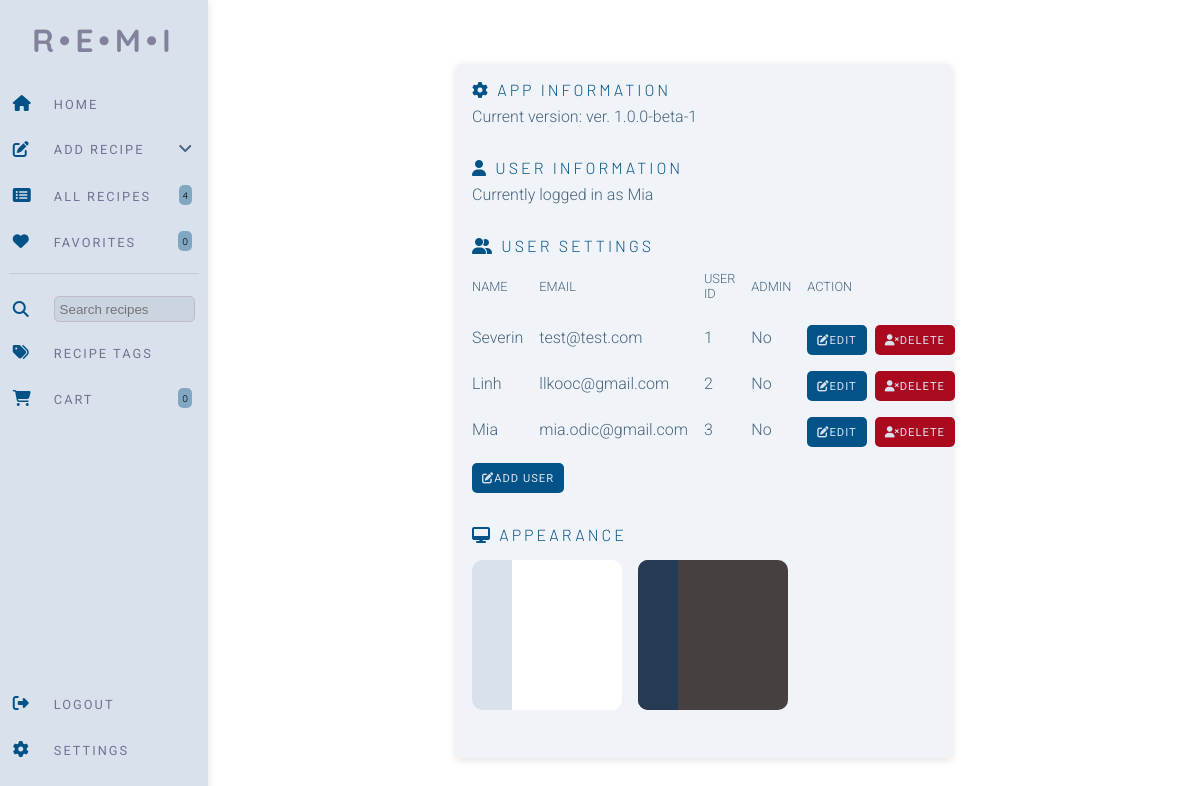
The app's page /settings (signed in) with its own data.
### website/models.py (models this page shows)
class User(db.Model, UserMixin):
    id = db.Column(db.Integer, primary_key=True)
    email = db.Column(db.String(150), unique=True)
    password = db.Column(db.String(150))
    first_name = db.Column(db.String(50))
    admin = db.Column(db.Boolean, default=False)
    recipes = db.relationship('Recipe')

### website/views.py (the view, shortened to what this page needs)
@views.route('/settings', methods=['GET', 'POST'])
@login_required
def settings():
    favorite_total = Recipe.query.filter_by(username=current_user.id, favorite=True).count()
    total_recipes = Recipe.query.filter_by(username=current_user.id).count()
    shopping_list = ShoppingList.query.filter_by(username=current_user.id).count()
    all_users = User.query.all()
    return render_template("settings.html", favorite_total=favorite_total, total_recipes=total_recipes, shopping_list=shopping_list, user=current_user,
                           all_users=all_users)

### website/__init__.py (called while the page is built)
def create_app():
    app = Flask(__name__)
    app.config['SECRET_KEY'] = 'sdf897sdf987'
    app.config['SQLALCHEMY_DATABASE_URI'] = f'sqlite:///{DB_NAME}'
    db.init_app(app)
    migrate.init_app(app, db)
    from .views import views
    from .auth import auth
    app.register_blueprint(views, url_prefix='/')
    app.register_blueprint(auth, url_prefix='/')
    from .models import User, Recipe
    with app.app_context():
        db.create_all()
    login_manager = LoginManager()
    login_manager.login_view = 'auth.login'
    login_manager.init_app(app)
    @login_manager.user_loader
    def load_user(id):
        return User.query.get(int(id))
    return app

### website/templates/settings.html (shortened to what this page needs)
{% extends "base.html" %} {% block title %}Home{% endblock %} {% block
    content %}
    <div class="body-wrapper-settings">
      <div class="settings-display">
        <div class="title-settings">
          <i class="fa-solid fa-gear"></i> App Information
        </div>
        <div class="content-settings">
          Current version: ver. 1.0.0-beta-1
        </div>
        <div class="title-settings">
          <i class="fa-solid fa-user"></i> User information
        </div>
        <div class="content-settings">
          Currently logged in as {{ user.first_name }}
        </div>
        <div class="title-settings">
          <i class="fa-solid fa-user-group"></i> User Settings
        </div>
        <div class="content-settings">
          <div class="users-headings">
            <span class="user-info-heading">Name</span>
            <span class="user-info-heading">Email</span>
            <span class="user-info-heading">User ID</span>
            <span class="user-info-heading">Admin</span>
            <span class="user-info-heading">Action</span>
            {% for user in all_users %}
            <span class="user-info">{{ user.first_name }}</span>
            <span class="user-info">{{ user.email }}</span>
            <span class="user-info">{{ user.id }}</span>
            <span class="user-info">{% if user.admin %}Yes{% else %}No{% endif %}</span>
            <span class="user-control"><button class="button-user-primary"><i class="fa-solid fa-pen-to-square"></i> Edit</button><button class="button-user-delete" id="deleteUser" onclick="deleteUser({{ user.id }}, '{{ user.first_name }}')"><i class="fa-solid fa-user-xmark"></i> Delete</button></span>
          {% endfor %}
          </div>
          <div class="add-user">
          <button class="button-user-primary" id="addUser"><i class="fa-solid fa-pen-to-square"></i> Add User</button>
          </div>
        </div>
        <div class="title-settings">
          <i class="fa-solid fa-desktop"></i> Appearance
        </div>
        <div class="content-settings-theme">
          <div class="theme-container-light">
            <div class="nav-light">
            </div>
          </div>
          <div class="theme-container-dark">
            <div class="nav-dark">
            </div>
          </div>
        </div>
      </div>
    </div>
    {% endblock %}

### website/static/css/index.css (style rules this page uses)
* { margin: 0; padding: 0; box-sizing: border-box; }
body { position: relative; }
:root { --nav-background: #D9E2EC; --main-background: white; --logo-color: rgba(49, 41, 77, 0.512); --nav-items-color: #486581; --nav-icon-color: #035388; --nav-items-hover: #BCCCDC; --nav-text-color: rgba(68, 60, 104, 0.678); --search-input-color: #c1cdda92; --pill-background: #31719b85; --recipe-card-background: #F0F4F8; --primary-button: #035388; --secondary-button: #D9E2EC; --recipe-tag-background: #f0f4f8e5; --instructions-background: #f0f4f8c7; --modal-delete: #AB091E; }
.users-headings { display: grid; border-color: rgb(191, 186, 205); grid-template-columns: 1fr 1fr 1fr 1fr auto; align-items: center; gap: 1rem; margin-bottom: .5rem; margin-top: .5rem; grid-auto-flow: row; }
.user-info-heading { text-transform: uppercase; font-size: .8rem; margin-bottom: .5rem; }
.user-info { margin-bottom: .3rem; }
.button-user-primary { background-color: var(--primary-button); border: none; border-radius: 5px; height: 30px; display: flex; align-items: center; justify-content: center; padding: 3px; padding-left: 10px; padding-right: 10px; text-transform: uppercase; font-family: 'Roboto', sans-serif; letter-spacing: 1px; font-size: .7rem; color: #D9E2EC; align-self: start; }
.button-user-delete { background-color: var(--modal-delete); border: none; border-radius: 5px; height: 30px; display: flex; align-items:center; justify-content: center; padding: 3px; padding-left: 10px; padding-right: 10px; text-transform: uppercase; font-family: 'Roboto', sans-serif; letter-spacing: 1px; font-size: .7rem; color: #D9E2EC; align-self: start; }
.user-control { display: flex; gap: .5rem; }
.add-user { display: flex; margin-top: 1rem; }
.theme-container-light { width: 150px; height: 150px; display: flex; border-radius: 10px; background-color: var(--main-background); }
.nav-light { width: 40px; height: 100%; border-top-left-radius: 10px; border-bottom-left-radius: 10px; background-color: var(--nav-background); }
.theme-container-dark { width: 150px; height: 150px; display: flex; border-radius: 10px; background-color: #464041; }
.nav-dark { width: 40px; height: 100%; border-top-left-radius: 10px; border-bottom-left-radius: 10px; background-color: #243B53; }
.body-wrapper-settings { display: flex; width: 100%; justify-content: center; margin-top: 4rem; }
.settings-display { width: 50%; display: flex; flex-direction: column; padding: 1rem; background-color: var(--recipe-card-background); border-radius: 5px; margin: 0; position: relative; box-shadow: rgba(99, 99, 99, 0.2) 0px 2px 8px 0px; }
.title-settings { font-family: 'Barlow', sans-serif; color: var(--nav-icon-color); text-transform: uppercase; letter-spacing: 3px; font-size: 1rem; font-weight: 300; margin-bottom: .5rem; }
.content-settings { margin-bottom: 2rem; font-family: 'Roboto', sans-serif; color: var(--nav-items-color); font-weight: 300; }
.content-settings-theme { margin-bottom: 2rem; margin-top: .5rem; display: flex; gap: 1rem; font-family: 'Roboto', sans-serif; color: var(--nav-items-color); font-weight: 300; }

### records on screen
User: first_name "Mia", email "mia.odic@gmail.com", id "3", shows "No"
User: first_name "Severin", email "test@test.com", id "1", shows "No"
User: first_name "Linh", email "llkooc@gmail.com", id "2", shows "No"

### other values on screen
{{ total_recipes }} "4"
{{ favorite_total }} "0"
